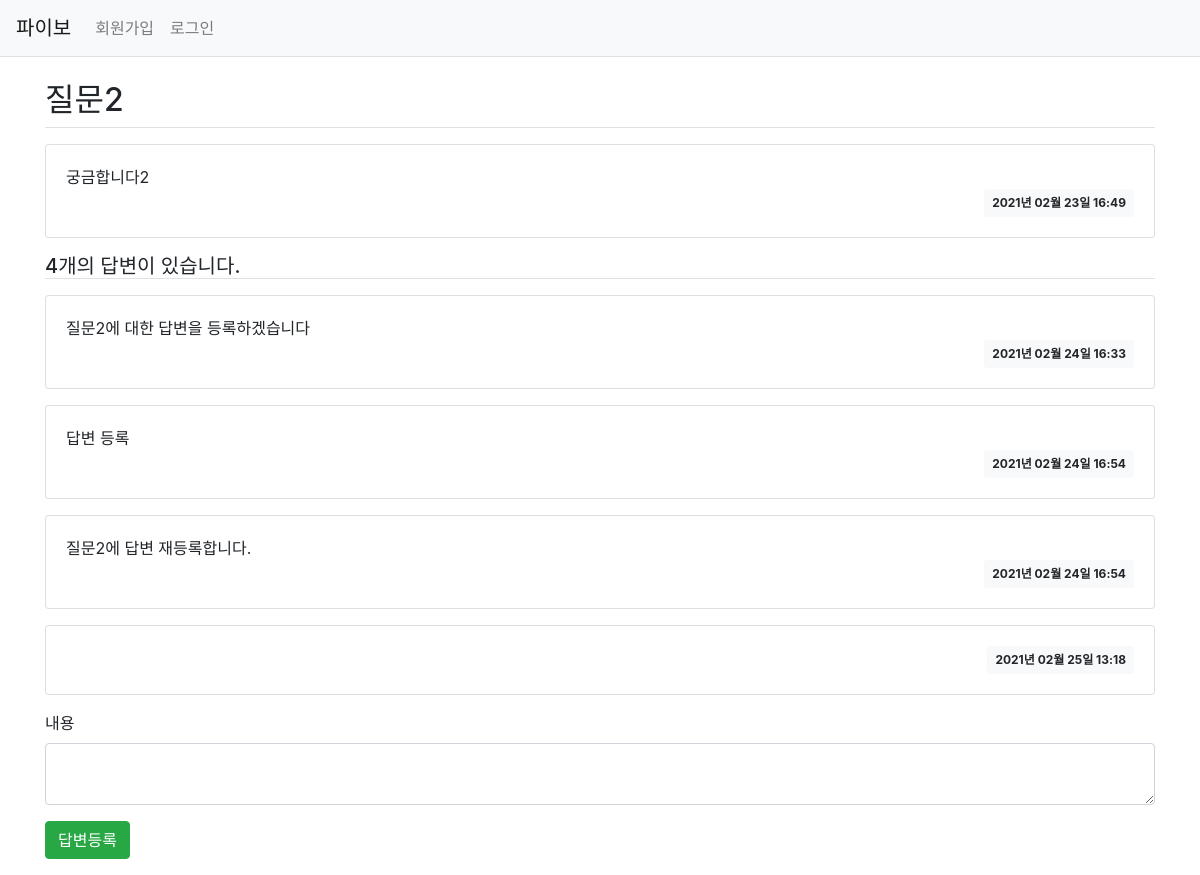
Page /question/question/detail/5/ on the committed database.
### Pybo/models.py (models this page shows)
class Question(db.Model):
    id = db.Column(db.Integer, primary_key=True)  # primary_key는 중복되지 않는 값임
    subject = db.Column(db.String(200), nullable=False)
    content = db.Column(db.Text(), nullable=False)
    create_date = db.Column(db.DateTime(), nullable=False)

class Answer(db.Model):
    id = db.Column(db.Integer, primary_key=True)
    question_id = db.Column(db.Integer, db.ForeignKey('question.id', ondelete='CASCADE'))
    question = db.relationship('Question', backref=db.backref('answer_set'))
    content = db.Column(db.Text(), nullable=False)
    create_date = db.Column(db.DateTime(), nullable=False)

### Pybo/views/question_views.py (the view)
@bp.route('/question/detail/<int:question_id>/')   # <자료형:변수명>
def detail(question_id):
    form = AnswerForm()
    question = Question.query.get_or_404(question_id)
    print(question.content)
    return render_template('question/question_detail.html', question=question, form=form)

### Pybo/forms.py
class AnswerForm(FlaskForm):
    content = TextAreaField('내용', validators=[DataRequired('내용은 필수 입력 항목입니다.')])

### Pybo/filter.py (called while the page is built)
def format_datetime(value, fmt='%Y년 %m월 %d일 %H:%M'):
    return value.strftime(fmt)

### Pybo/views/auth_views.py (called while the page is built)
@bp.before_app_request
def load_logged_ina_user():
    user_id = session.get('user_id')
    if user_id is None:
        g.user = None
    else:
        g.user = User.query.get(user_id)

### Pybo/templates/question/question_detail.html (shortened to what this page needs)
{% extends 'base.html' %}
{% block content %}
<link rel="stylesheet" href="{{url_for('static', filename='bootstrap.min.css')}}">
<div class="container my-3">
    <h2 class="border-bottom py-2">{{ question.subject }}</h2>
    <div class="card my-3">
        <div class="card-body">
            <div class="card-text" style="white-space: pre-line;">{{ question.content }}</div>
            <div class="d-flex justify-content-end">
                <div class="badge badge-light p-2">
                    {{ question.create_date | datetime }}
                </div>
            </div>
        </div>
    </div>
    <h5 class="border-bottom my-2">{{ question.answer_set | length }}개의 답변이 있습니다.</h5>
    {% for answer in question.answer_set %}
    <div class="card my-3">
        <div class="card-body">
            <div class="card-text" style="white-space: pre-line;">{{ answer.content }}</div>
            <div class="d-flex justify-content-end">
                <div class="badge badge-light p-2">
                    {{ answer.create_date | datetime}}
                </div>
            </div>
        </div>
    </div>
    {% endfor %}
    <form action="{{url_for('answer.create', question_id=question.id)}}" method="post" class="'my-3">
        <div class="form-group">
            {{ form.content.label }}
            {{ form.content(class='form-control') }}
        </div>
        <input type="submit" value="답변등록" class="btn btn-success">
    </form>
</div>
{% endblock %}

### rows in the picture
Question: subject "질문2", content "궁금합니다2", create_date "2021년 02월 23일 16:49"
Answer: content "질문2에 대한 답변을 등록하겠습니다", create_date "2021년 02월 24일 16:33"
Answer: content "답변 등록", create_date "2021년 02월 24일 16:54"
Answer: content "질문2에 답변 재등록합니다.", create_date "2021년 02월 24일 16:54"
Answer: create_date "2021년 02월 25일 13:18"

### other values in the picture
{{ question.answer_set | length }} "4"
